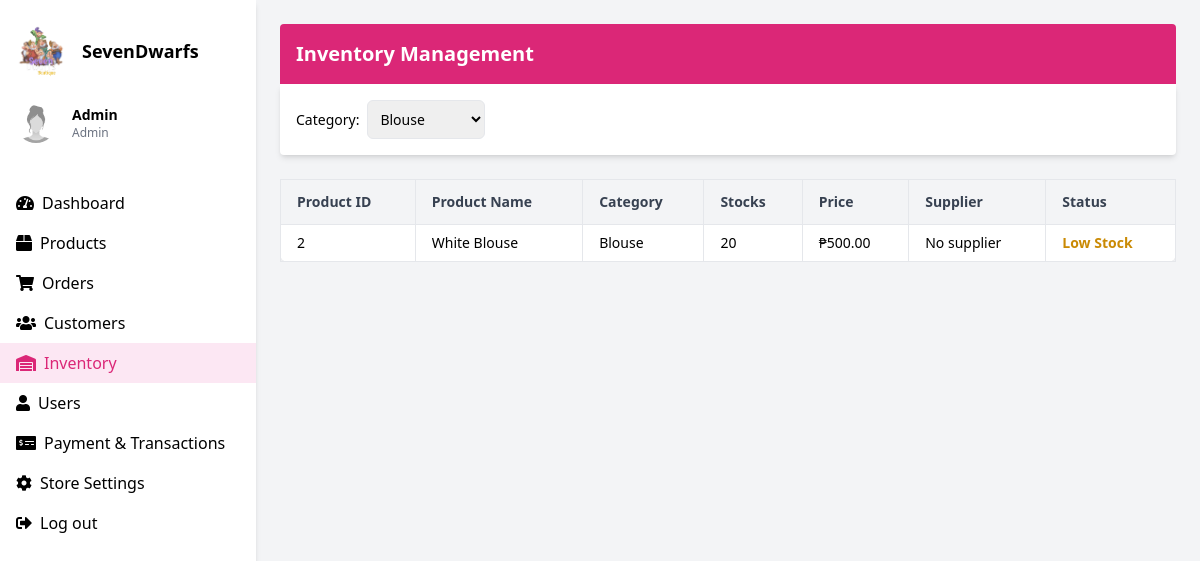
/inventory.php?category=Blouse, run on an earlier commit of the app's database.
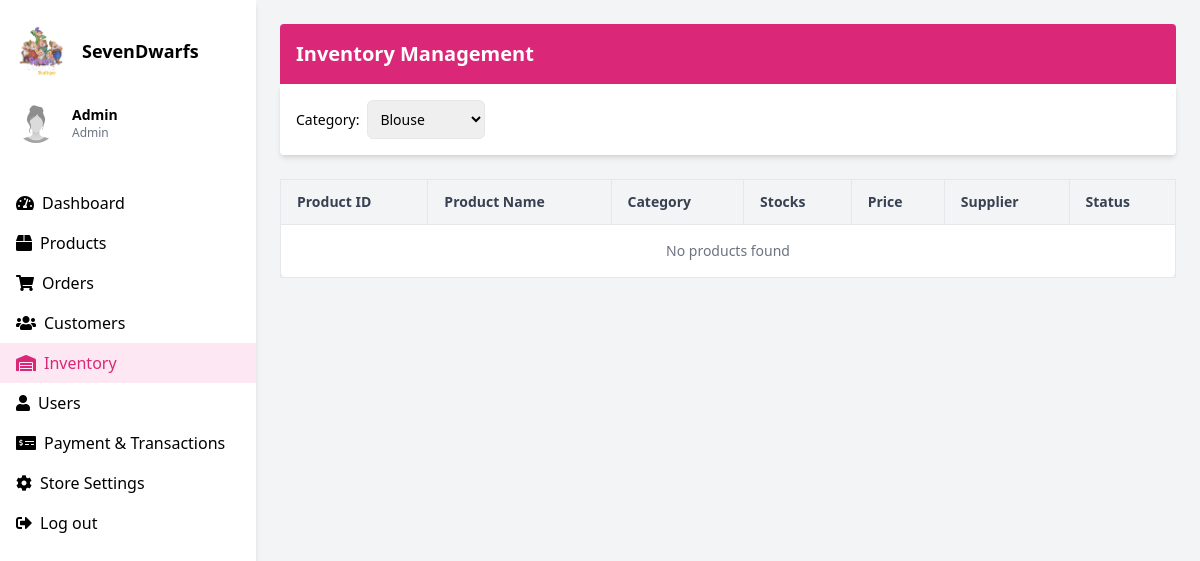
And on a later commit of the database.
### tables this page shows
CREATE TABLE `products` (
  `product_id` int(11) NOT NULL,
  `product_name` varchar(255) DEFAULT NULL,
  `description` text DEFAULT NULL,
  `price_id` int(11) DEFAULT NULL,
  `stocks` int(11) DEFAULT NULL,
  `category_id` int(11) DEFAULT NULL,
  `image_url` varchar(255) DEFAULT NULL,
  `created_at` timestamp NOT NULL DEFAULT current_timestamp(),
  `supplier_id` int(11) DEFAULT NULL
);

CREATE TABLE `categories` (
  `category_id` int(11) NOT NULL,
  `category_name` varchar(100) NOT NULL
);

### inventory.php (the view, shortened to what the changed rows need)
<?php
   require 'conn.php';
   $inventory = [];
   $selectedCategory = isset($_GET['category']) ? $_GET['category'] : 'all';
   $sqlProducts = "
       SELECT
           p.product_id,
           p.product_name,
           c.category_name,
           p.stocks,
           p.price_id,
           s.supplier_name
       FROM products p
       INNER JOIN categories c ON p.category_id = c.category_id
       LEFT JOIN suppliers s ON p.supplier_id = s.supplier_id
   ";
   if ($selectedCategory !== 'all') {
       $sqlProducts .= " WHERE c.category_name = ?";
   }
   $stmt = $conn->prepare($sqlProducts);
   if ($selectedCategory !== 'all') {
       $stmt->bind_param("s", $selectedCategory);
   }
   $stmt->execute();
   $resultProducts = $stmt->get_result();
   if ($resultProducts->num_rows > 0) {
       while ($row = $resultProducts->fetch_assoc()) {
           $inventory[] = $row;
       }
   }
?>
<!DOCTYPE html>
<html lang="en">
<head>
  <script src="https://cdn.tailwindcss.com"></script>
  <link href="https://cdnjs.cloudflare.com/ajax/libs/font-awesome/5.15.3/css/all.min.css" rel="stylesheet"/>
</head>
<body class="bg-gray-100">
  <div class="flex h-screen">
    <div class="w-64 bg-white shadow-md">
      <div class="p-4">
        <div class="flex items-center space-x-4">
          <h2 class="text-lg font-semibold">SevenDwarfs</h2>
        </div>
      </div>
    </div>
    <div class="flex-1 p-6 overflow-auto">
      <div class="bg-pink-600 text-white p-4 rounded-t">
        <h1 class="text-xl font-bold">Inventory Management</h1>
      </div>
      <div class="overflow-x-auto">
  <table class="min-w-full bg-white border border-gray-200 rounded-lg shadow-sm text-sm">
    <thead class="bg-gray-100 text-gray-700">
      <tr>
        <th class="px-4 py-3 border text-left">Product ID</th>
        <th class="px-4 py-3 border text-left">Product Name</th>
        <th class="px-4 py-3 border text-left">Category</th>
        <th class="px-4 py-3 border text-left">Stocks</th>
        <th class="px-4 py-3 border text-left">Price</th>
        <th class="px-4 py-3 border text-left">Supplier</th>
        <th class="px-4 py-3 border text-left">Status</th>
      </tr>
    </thead>
    <tbody>
      <?php
      if (!empty($inventory)) {
        foreach ($inventory as $item) {
          $status = ($item['stocks'] > 20) ? "In Stock" : (($item['stocks'] > 0) ? "Low Stock" : "Out of Stock");
      ?>
        <tr class="hover:bg-gray-50">
          <td class="px-4 py-2 border"><?php echo $item['product_id']; ?></td>
          <td class="px-4 py-2 border"><?php echo $item['product_name']; ?></td>
          <td class="px-4 py-2 border"><?php echo $item['category_name']; ?></td>
          <td class="px-4 py-2 border"><?php echo $item['stocks']; ?></td>
          <td class="px-4 py-2 border">₱<?php echo number_format($item['price_id'], 2); ?></td>
          <td class="px-4 py-2 border">
    <?php echo isset($item['supplier_name']) ? htmlspecialchars($item['supplier_name']) : 'No supplier'; ?>
</td>
          <td class="px-4 py-2 border font-semibold capitalize
            <?php
              echo ($status === 'In Stock') ? 'text-green-600' :
                   (($status === 'Low Stock') ? 'text-yellow-600' : 'text-red-600'); ?>">
            <?php echo $status; ?>
          </td>
      <?php }
      } else { ?>
        <tr>
          <td colspan="7" class="text-center px-4 py-4 text-gray-500 border">No products found</td>
        </tr>
      <?php } ?>
    </tbody>
  </table>
</div>
</body>
</html>

What changed in the data, as far as the page shows it:
removed products: product_id "2", product_name "White Blouse", category.category_name "Blouse", stocks "20", price "500.00", stocks "Low Stock"
Also different on the page:
text now shown: "No products found"
